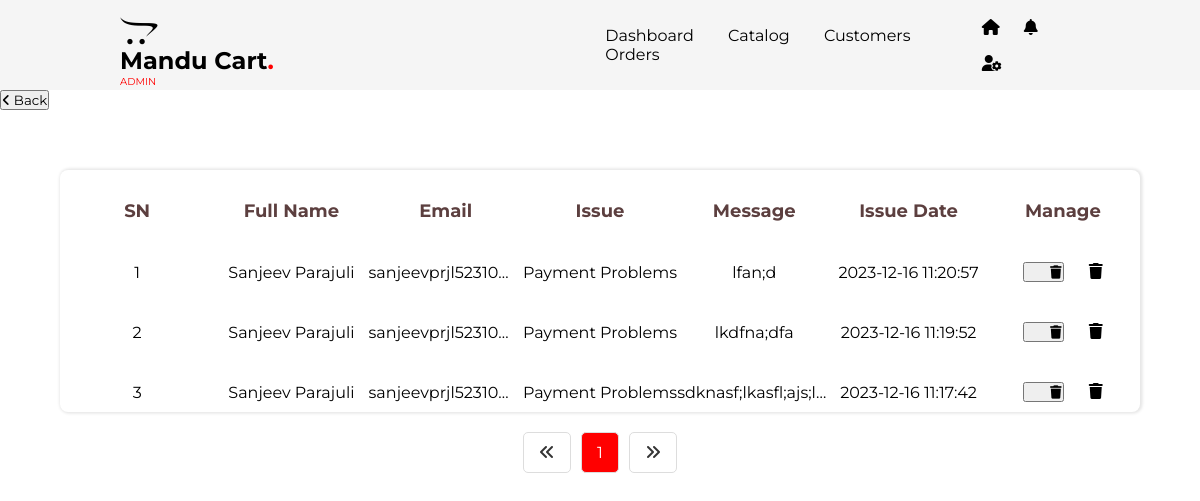
The page /pages/admin/viewissues.php on the database its author committed.
### tables this page shows
CREATE TABLE `tbl_contact` (
  `id` int(11) NOT NULL,
  `customer_id` int(11) NOT NULL,
  `fullname` varchar(250) NOT NULL,
  `email` varchar(250) NOT NULL,
  `issue` varchar(250) NOT NULL,
  `message` varchar(250) NOT NULL,
  `created_at` timestamp NOT NULL DEFAULT current_timestamp()
);

### pages/admin/viewissues.php (the view, shortened to what this page needs)
<?php
include("db_connection.php");
$per_page = 10;
$sql0 = "SELECT * FROM tbl_contact";
$result0 = mysqli_query($connection, $sql0);
$nr_of_rows = $result0->num_rows;
$pages = ceil($nr_of_rows/$per_page);
$current_page = isset($_GET['page-nr']) ? $_GET['page-nr'] : 1;
$sql_select = "SELECT * FROM tbl_contact ORDER BY id DESC";
$result_select = mysqli_query($connection, $sql_select);
$i = 1;
?>
<!DOCTYPE html>
<html lang="en">
<head>
    <link rel="stylesheet" href="../../assets/adminpanel.css">
    <link rel="stylesheet" href="../../assets/adminnav.css">
    <link rel="stylesheet" href="../../assets/style.css">
</head>
<body>
    <?php
    include("adminnav.php");
    ?>
    <form action="adminpanel.php" method="post" class="">
        <button type="submit" name="back"><i class="fa-solid fa-angle-left"></i> Back</button>
    </form>
    <div class="table-wrapper">
        <table id="table">
            <div class="table-head">
                <tr id="table-titles">
                    <td>SN</td>
                    <td>Full Name</td>
                    <td>Email</td>
                    <td>Issue</td>
                    <td>Message</td>
                    <td>Issue Date</td>
                    <td>Manage</td>
                </tr>
            </div>
            <?php if ($result_select): ?>
                <tbody>
                    <?php while ($db_data = mysqli_fetch_assoc($result_select)):
                        ?>
                        <tr>
                            <td>
                                <?php echo "$i" ?>
                            </td>
                            <td>
                                <?php echo $db_data['fullname']; ?>
                            </td>
                            <td>
                                <?php echo $db_data['email']; ?>
                            </td>
                            <td>
                                <?php echo  $db_data['issue']; ?>
                            </td>
                            <td>
                                <?php echo  $db_data['message']; ?>
                            </td>
                            <td>
                                <?php echo  $db_data['created_at']; ?>
                            </td>
                            <td>
                                <button name="delete_issue"><i class="fa-solid fa-trash" style="margin-left: 25px; color:black;"></button>
                            </td>
                        </tr>
                        <?php $i++; endwhile; ?>
                </tbody>
            </table>
        <?php else: ?>
            <p>Data not found!</p>
        <?php endif; ?>
    <div class="pagination">
        <?php
        if (isset($_GET['page-nr']) && $_GET['page-nr'] > 1) {
            ?>
            <a href="?page-nr=<?php echo $_GET['page-nr'] - 1 ?>" class="page-link"><i
                    class="fa-solid fa-angles-left"></i></a>
            <?php
        } else {
            ?>
            <a href="" class="page-link"><i class="fa-solid fa-angles-left"></i></a>
            <?php
        }
        ?>
        <?php
        for ($counter = 1; $counter <= $pages; $counter++) {
            $class = '';
            if ($current_page == $counter) {
                $class = 'active';
            }
            ?>
            <a href="?page-nr=<?php echo $counter ?> " class="page-link <?php echo $class ?>">
                <?php echo $counter ?>
            </a>
            <?php
        }
        ?>
        <?php
        if (!isset($_GET['page-nr'])) {
            ?>
            <a href="?page-nr=2" class="page-link"><i class="fa-solid fa-angles-right"></i></a>
            <?php
        }
        ?>
    </div>
    </div>
</body>
</html>

### pages/admin/adminnav.php (shortened to what this page needs)
<!DOCTYPE html>
<html lang="en">
<head>
  <link rel="stylesheet" href="../../assets/adminnav.css">
  <link rel="stylesheet" href="../../assets/icons/css/all.css">
</head>
<body>
  <nav>
    <div class="nav">
      <div class="logo">
        <i class="fa-brands fa-opencart"></i>
        <h1 id="logo-text">Mandu Cart <span id="last-word">.</span> </h1>
        <p class="admin_txt" style="color:red; font-size: 10px;">ADMIN</p>
      </div>
      <div class="nav-links" id="nav-links">
        <li type="none">
          <a class="nav-link" href="adminpanel.php">Dashboard</a>
        </li>
        <li type="none">
          <a class="nav-link" href="manageproducts.php">Catalog</a>
        </li>
        <li type="none">
          <a class="nav-link" href="managecustomers.php">Customers</a>
        </li>
        <li type="none">
          <a class="nav-link" href="manageorders.php">Orders</a>
        </li>
      </div>
      <div class="icons">
      <a href="adminpanel.php"><i class="fa-solid fa-house"></i></a>
        <a href="viewissues.php"><i class="fa-solid fa-bell"></i></a>
        <a href="adminprofile.php"> <i class="fa-solid fa-user-gear"></i></a>
      </div>
    </div>
  </nav>
</body>
</html>

### assets/adminpanel.css (style rules this page uses)
* { margin: 0; padding: 0; box-sizing: border-box; font-family: "Montserrat", sans-serif; }
.table-wrapper { align-items: center; text-align: center; margin: 30px; padding: 30px; }
table { padding: 10px; border-radius: 10px; background-color: rgb(193, 144, 241); width: 100%; height: auto; border-collapse: collapse; table-layout: fixed; background: #fff; border-radius: 8px; box-shadow: 1px 0px 3px 1.5px rgba(0, 0, 0, 0.1); text-align: center; }
.table-head { border-radius: 100px; font-weight: 700; width: 10%; font-size: 18px; color: white; text-align: center; }
#table-titles { padding: 20px; margin: 5px; }
#table-titles td { color: rgb(92, 63, 63); font-weight: bold; font-size: 18px; transition: all color 0.4s; }
tbody td { overflow: hidden; text-overflow: ellipsis; white-space: nowrap; margin-top: 20px; margin-bottom: 10px; padding-top: 30px; padding-bottom: 10px; text-align: center; }

### assets/adminnav.css (style rules this page uses)
* { margin: 0; padding: 0; box-sizing: border-box; font-family: "Montserrat", sans-serif; }
a { text-decoration: none; color: black; }
.nav { padding: 30px 10%; background-color: rgba(240, 240, 240, 0.658); width: 100%; height: 90px; display: flex; overflow: hidden; justify-content: space-between; align-items: center; }
.logo i { font-size: 30px; }
.logo, i, h1 { display: inline-block; justify-content: space-between; }
#logo-text { position: relative; }
#last-word { position: absolute; top: 0; bottom: 100%; color: red; }
.admin_txt { position: absolute; }
.nav-links { margin-left: 50px; padding-left: 250px; }
.nav-links li { display: inline-block; padding: 0px 15px; font-weight: 50px; }
.icons i { transition: all ease 0.3s; padding: 10px; }

### assets/style.css (style rules this page uses)
* { margin: 0; padding: 0; box-sizing: border-box; font-family: "Montserrat", sans-serif; }
html, body { max-width: 100%; overflow-x: hidden; background: rgba(255, 255, 255, 0.808); }
a { text-decoration: none; color: black; }
.nav { padding: 30px 10%; background-color: rgba(240, 240, 240, 0.658); width: 100%; height: 91px; display: flex; overflow: hidden; justify-content: space-between; align-items: center; z-index: 3; }
.logo i { font-size: 30px; -webkit-user-select: none; user-select: none; }
.logo, i, h1 { display: inline; -webkit-user-select: none; user-select: none; }
#logo-text { position: relative; -webkit-user-select: none; user-select: none; }
#last-word { position: absolute; top: 0; bottom: 100%; color: red; -webkit-user-select: none; user-select: none; }
.nav-links { margin-left: 100px; padding-left: 250px; transition: all ease 0.9s; }
.nav-links li { display: inline-block; padding: 0px 15px; font-weight: 50px; transition: all ease 0.9s; }
.icons i { transition: all ease 0.2ms; padding: 10px; }
.active { scroll-snap-type: unset; }
.pagination { display: flex; justify-content: center; margin-top: 20px; }
.page-link { color: #333; text-decoration: none; padding: 10px 15px; margin: 0 5px; border: 1px solid #ddd; border-radius: 5px; background-color: #fff; transition: background-color 0.3s; }
.active { background-color: #ff0000; color: #fff; }

### rows shown on the page
tbl_contact: fullname "Sanjeev Parajuli", email "sanjeevprjl52310…", issue "Payment Problems", message "lfan;d", created_at "2023-12-16 11:20:57"
tbl_contact: fullname "Sanjeev Parajuli", email "sanjeevprjl52310…", issue "Payment Problems", message "lkdfna;dfa", created_at "2023-12-16 11:19:52"
tbl_contact: fullname "Sanjeev Parajuli", email "sanjeevprjl52310…", issue "Payment Problems", message "sdknasf;lkasfl;ajs;l…", created_at "2023-12-16 11:17:42"
